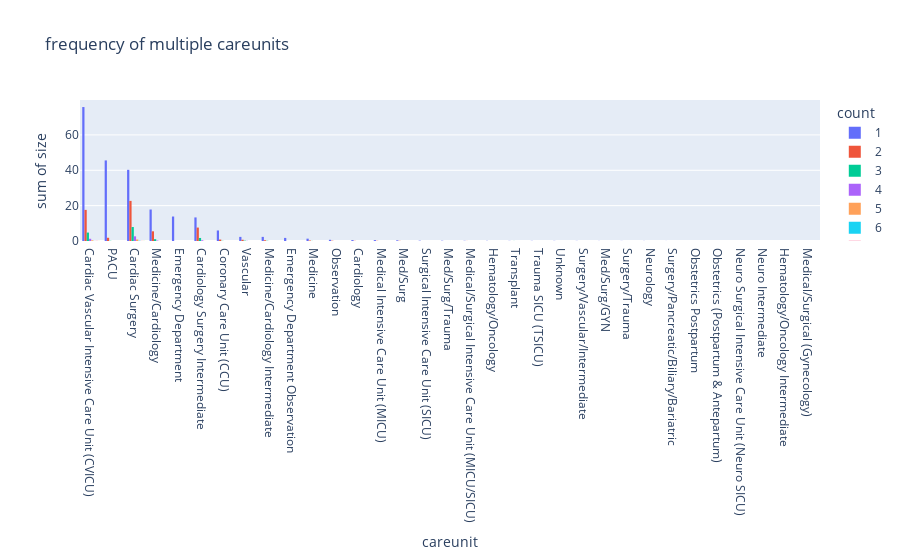

The cell this chart's notebook holds for it:
### Code cell
df_temp = df_transfers.groupby(['hadm_id','careunit']).size().reset_index(name='count').sort_values(by=['hadm_id','careunit','count',],ascending=False)

df_temp = df_temp.groupby(['careunit','count']).size().reset_index(name='size').sort_values(by='size',ascending=False).iloc[:]
df_temp
df_temp['size'] = df_temp['size']/len(hadm_ids) * 100


# FIGURE: frequency of multiple careunits
px.histogram(df_temp, y = 'size', x='careunit', color='count',
#labels={'size':'%'},
 barmode='group',
 title = "frequency of multiple careunits")

### Figure 1 — Plotly figure (JSON) as saved in the notebook; plotly's stock layout.template omitted (floating-point values rounded to 4 significant figures)
{"data": [{"alignmentgroup": "True", "bingroup": "x", "histfunc": "sum", "hovertemplate": "count=1<br>careunit=%{x}<br>sum of size=%{y}<extra></extra>", "legendgroup": "1", "marker": {"color": "#636efa", "pattern": {"shape": ""}}, "name": "1", "offsetgroup": "1", "orientation": "v", "showlegend": true, "type": "histogram", "x": ["Cardiac Vascular Intensive Care Unit (CVICU)", "PACU", "Cardiac Surgery", "Medicine/Cardiology", "Emergency Department", "Cardiology Surgery Intermediate", "Coronary Care Unit (CCU)", "Vascular", "Medicine/Cardiology Intermediate", "Emergency Department Observation", "Medicine", "Observation", "Cardiology", "Medical Intensive Care Unit (MICU)", "Med/Surg", "Surgical Intensive Care Unit (SICU)", "Med/Surg/Trauma", "Medical/Surgical Intensive Care Unit (MICU/SICU)", "Hematology/Oncology", "Transplant", "Trauma SICU (TSICU)", "Unknown", "Surgery/Vascular/Intermediate", "Med/Surg/GYN", "Surgery/Trauma", "Neurology", "Surgery/Pancreatic/Biliary/Bariatric", "Obstetrics Postpartum", "Obstetrics (Postpartum & Antepartum)", "Neuro Surgical Intensive Care Unit (Neuro SICU)", "Neuro Intermediate", "Hematology/Oncology Intermediate", "Medical/Surgical (Gynecology)"], "xaxis": "x", "y": [75.77, 45.57, 40.27, 17.81, 13.85, 13.33, 5.95, 2.33, 2.33, 1.756, 1.326, 0.681, 0.5376, 0.5197, 0.3943, 0.1971, 0.1613, 0.1254, 0.1075, 0.08961, 0.08961, 0.08961, 0.07168, 0.05376, 0.05376, 0.05376, 0.03584, 0.01792, 0.01792, 0.01792, 0.01792, 0.01792, 0.01792], "yaxis": "y"}, {"alignmentgroup": "True", "bingroup": "x", "histfunc": "sum", "hovertemplate": "count=2<br>careunit=%{x}<br>sum of size=%{y}<extra></extra>", "legendgroup": "2", "marker": {"color": "#EF553B", "pattern": {"shape": ""}}, "name": "2", "offsetgroup": "2", "orientation": "v", "showlegend": true, "type": "histogram", "x": ["Cardiac Surgery", "Cardiac Vascular Intensive Care Unit (CVICU)", "Cardiology Surgery Intermediate", "Medicine/Cardiology", "PACU", "Coronary Care Unit (CCU)", "Vascular", "Medicine/Cardiology Intermediate", "Medicine", "Observation", "Medical Intensive Care Unit (MICU)", "Med/Surg", "Cardiology", "Medical/Surgical Intensive Care Unit (MICU/SICU)", "Transplant", "Surgical Intensive Care Unit (SICU)", "Trauma SICU (TSICU)", "Emergency Department Observation", "Emergency Department", "Neurology", "Med/Surg/GYN", "Med/Surg/Trauma"], "xaxis": "x", "y": [22.69, 17.6, 7.599, 5.484, 1.828, 0.8065, 0.6989, 0.4301, 0.2867, 0.1613, 0.1075, 0.1075, 0.08961, 0.03584, 0.01792, 0.01792, 0.01792, 0.01792, 0.01792, 0.01792, 0.01792, 0.01792], "yaxis": "y"}, {"alignmentgroup": "True", "bingroup": "x", "histfunc": "sum", "hovertemplate": "count=3<br>careunit=%{x}<br>sum of size=%{y}<extra></extra>", "legendgroup": "3", "marker": {"color": "#00cc96", "pattern": {"shape": ""}}, "name": "3", "offsetgroup": "3", "orientation": "v", "showlegend": true, "type": "histogram", "x": ["Cardiac Surgery", "Cardiac Vascular Intensive Care Unit (CVICU)", "Cardiology Surgery Intermediate", "Medicine/Cardiology", "Vascular", "PACU", "Medicine/Cardiology Intermediate", "Coronary Care Unit (CCU)", "Medicine", "Transplant", "Cardiology", "Observation", "Emergency Department Observation", "Med/Surg"], "xaxis": "x", "y": [7.903, 4.767, 1.72, 1.022, 0.2151, 0.1254, 0.1254, 0.1075, 0.05376, 0.03584, 0.01792, 0.01792, 0.01792, 0.01792], "yaxis": "y"}, {"alignmentgroup": "True", "bingroup": "x", "histfunc": "sum", "hovertemplate": "count=4<br>careunit=%{x}<br>sum of size=%{y}<extra></extra>", "legendgroup": "4", "marker": {"color": "#ab63fa", "pattern": {"shape": ""}}, "name": "4", "offsetgroup": "4", "orientation": "v", "showlegend": true, "type": "histogram", "x": ["Cardiac Surgery", "Cardiac Vascular Intensive Care Unit (CVICU)", "Cardiology Surgery Intermediate", "Medicine/Cardiology", "Vascular", "Surgery/Vascular/Intermediate", "Medicine", "Hematology/Oncology", "Medicine/Cardiology Intermediate"], "xaxis": "x", "y": [2.634, 1.254, 0.3943, 0.2509, 0.08961, 0.01792, 0.01792, 0.01792, 0.01792], "yaxis": "y"}, {"alignmentgroup": "True", "bingroup": "x", "histfunc": "sum", "hovertemplate": "count=5<br>careunit=%{x}<br>sum of size=%{y}<extra></extra>", "legendgroup": "5", "marker": {"color": "#FFA15A", "pattern": {"shape": ""}}, "name": "5", "offsetgroup": "5", "orientation": "v", "showlegend": true, "type": "histogram", "x": ["Cardiac Surgery", "Cardiac Vascular Intensive Care Unit (CVICU)", "Cardiology Surgery Intermediate", "Medicine/Cardiology"], "xaxis": "x", "y": [0.8423, 0.3943, 0.03584, 0.03584], "yaxis": "y"}, {"alignmentgroup": "True", "bingroup": "x", "histfunc": "sum", "hovertemplate": "count=6<br>careunit=%{x}<br>sum of size=%{y}<extra></extra>", "legendgroup": "6", "marker": {"color": "#19d3f3", "pattern": {"shape": ""}}, "name": "6", "offsetgroup": "6", "orientation": "v", "showlegend": true, "type": "histogram", "x": ["Cardiac Surgery", "Cardiac Vascular Intensive Care Unit (CVICU)"], "xaxis": "x", "y": [0.1971, 0.05376], "yaxis": "y"}, {"alignmentgroup": "True", "bingroup": "x", "histfunc": "sum", "hovertemplate": "count=8<br>careunit=%{x}<br>sum of size=%{y}<extra></extra>", "legendgroup": "8", "marker": {"color": "#FF6692", "pattern": {"shape": ""}}, "name": "8", "offsetgroup": "8", "orientation": "v", "showlegend": true, "type": "histogram", "x": ["Cardiac Vascular Intensive Care Unit (CVICU)", "Cardiac Surgery", "Surgery/Vascular/Intermediate"], "xaxis": "x", "y": [0.08961, 0.07168, 0.01792], "yaxis": "y"}, {"alignmentgroup": "True", "bingroup": "x", "histfunc": "sum", "hovertemplate": "count=7<br>careunit=%{x}<br>sum of size=%{y}<extra></extra>", "legendgroup": "7", "marker": {"color": "#B6E880", "pattern": {"shape": ""}}, "name": "7", "offsetgroup": "7", "orientation": "v", "showlegend": true, "type": "histogram", "x": ["Cardiac Surgery", "Cardiac Vascular Intensive Care Unit (CVICU)"], "xaxis": "x", "y": [0.07168, 0.05376], "yaxis": "y"}], "layout": {"barmode": "group", "legend": {"title": {"text": "count"}, "tracegroupgap": 0}, "title": {"text": "frequency of multiple careunits"}, "xaxis": {"anchor": "y", "domain": [0, 1], "title": {"text": "careunit"}}, "yaxis": {"anchor": "x", "domain": [0, 1], "title": {"text": "sum of size"}}}}
